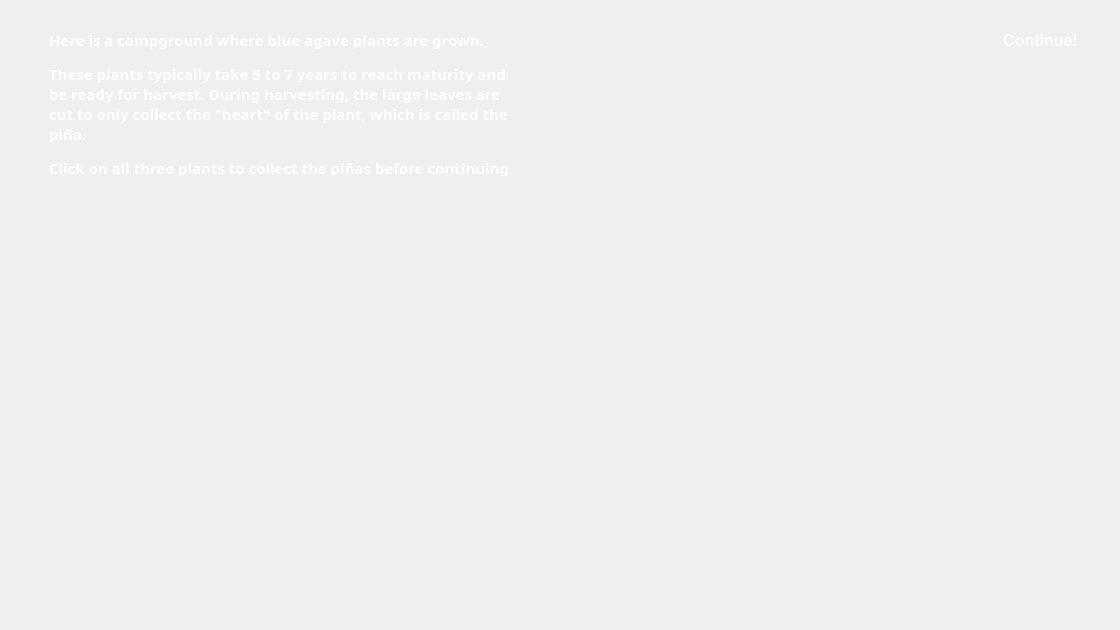
<?xml version="1.0" encoding="UTF-8"?>
<ui version="4.0">
 <class>MexicoHarvest</class>
 <widget class="QWidget" name="MexicoHarvest">
  <property name="geometry">
   <rect>
    <x>0</x>
    <y>0</y>
    <width>1120</width>
    <height>630</height>
   </rect>
  </property>
  <property name="windowTitle">
   <string>Form</string>
  </property>
  <widget class="QLabel" name="background">
   <property name="geometry">
    <rect>
     <x>0</x>
     <y>0</y>
     <width>1121</width>
     <height>631</height>
    </rect>
   </property>
   <property name="text">
    <string/>
   </property>
   <property name="pixmap">
    <pixmap resource="Pictures.qrc">:/Resources/mexicoharvestblur.png</pixmap>
   </property>
   <property name="scaledContents">
    <bool>true</bool>
   </property>
  </widget>
  <widget class="QLabel" name="info">
   <property name="geometry">
    <rect>
     <x>40</x>
     <y>20</y>
     <width>491</width>
     <height>161</height>
    </rect>
   </property>
   <property name="font">
    <font>
     <family>Trebuchet MS</family>
     <pointsize>11</pointsize>
     <bold>false</bold>
    </font>
   </property>
   <property name="styleSheet">
    <string notr="true">color: white;
background: qlineargradient(
        x1:0, y1:0, x2:0, y2:1,
        stop:0 rgba(100, 100, 100, 100),
        stop:1 rgba(30, 30, 30, 220)
    );    
border-radius: 20px;
padding: 5px;</string>
   </property>
   <property name="text">
    <string>&lt;html&gt;&lt;head/&gt;&lt;body&gt;&lt;p&gt;&lt;span style=&quot; font-weight:700;&quot;&gt;Here is a campground where blue agave plants are grown. &lt;/span&gt;&lt;/p&gt;&lt;p&gt;&lt;span style=&quot; font-weight:700;&quot;&gt;These plants typically take 5 to 7 years to reach maturity and be ready for harvest. During harvesting, the large leaves are cut to only collect the &amp;quot;heart&amp;quot; of the plant, which is called the piña.&lt;/span&gt;&lt;/p&gt;&lt;p&gt;&lt;span style=&quot; font-weight:700;&quot;&gt;Click on all three plants to collect the piñas before continuing.&lt;/span&gt;&lt;/p&gt;&lt;/body&gt;&lt;/html&gt;</string>
   </property>
   <property name="alignment">
    <set>Qt::AlignmentFlag::AlignLeading|Qt::AlignmentFlag::AlignLeft|Qt::AlignmentFlag::AlignTop</set>
   </property>
   <property name="wordWrap">
    <bool>true</bool>
   </property>
  </widget>
  <widget class="QLabel" name="agave2">
   <property name="geometry">
    <rect>
     <x>280</x>
     <y>230</y>
     <width>471</width>
     <height>431</height>
    </rect>
   </property>
   <property name="text">
    <string/>
   </property>
   <property name="pixmap">
    <pixmap resource="Pictures.qrc">:/Resources/agaveplant.png</pixmap>
   </property>
   <property name="scaledContents">
    <bool>true</bool>
   </property>
  </widget>
  <widget class="QLabel" name="agave3">
   <property name="geometry">
    <rect>
     <x>630</x>
     <y>90</y>
     <width>491</width>
     <height>461</height>
    </rect>
   </property>
   <property name="styleSheet">
    <string notr="true">border: none; padding: 0px; margin: 0px;</string>
   </property>
   <property name="text">
    <string/>
   </property>
   <property name="pixmap">
    <pixmap resource="Pictures.qrc">:/Resources/agaveplant.png</pixmap>
   </property>
   <property name="scaledContents">
    <bool>true</bool>
   </property>
  </widget>
  <widget class="QLabel" name="agave1">
   <property name="geometry">
    <rect>
     <x>-80</x>
     <y>160</y>
     <width>491</width>
     <height>481</height>
    </rect>
   </property>
   <property name="text">
    <string/>
   </property>
   <property name="pixmap">
    <pixmap resource="Pictures.qrc">:/Resources/agaveplant.png</pixmap>
   </property>
   <property name="scaledContents">
    <bool>true</bool>
   </property>
  </widget>
  <widget class="QPushButton" name="agave1btn">
   <property name="geometry">
    <rect>
     <x>70</x>
     <y>400</y>
     <width>191</width>
     <height>131</height>
    </rect>
   </property>
   <property name="styleSheet">
    <string notr="true">background: transparent; border: none; </string>
   </property>
   <property name="text">
    <string/>
   </property>
   <property name="flat">
    <bool>true</bool>
   </property>
  </widget>
  <widget class="QPushButton" name="agave2btn">
   <property name="geometry">
    <rect>
     <x>420</x>
     <y>440</y>
     <width>191</width>
     <height>131</height>
    </rect>
   </property>
   <property name="styleSheet">
    <string notr="true">background: transparent; border: none; padding: 0px; margin: 0px;</string>
   </property>
   <property name="text">
    <string/>
   </property>
   <property name="flat">
    <bool>true</bool>
   </property>
  </widget>
  <widget class="QPushButton" name="agave3btn">
   <property name="geometry">
    <rect>
     <x>770</x>
     <y>330</y>
     <width>191</width>
     <height>131</height>
    </rect>
   </property>
   <property name="styleSheet">
    <string notr="true">background: transparent; border: none; padding: 0px; margin: 0px; outline: none;</string>
   </property>
   <property name="text">
    <string/>
   </property>
   <property name="flat">
    <bool>true</bool>
   </property>
  </widget>
  <widget class="QPushButton" name="continueBtn">
   <property name="enabled">
    <bool>true</bool>
   </property>
   <property name="geometry">
    <rect>
     <x>980</x>
     <y>20</y>
     <width>121</width>
     <height>41</height>
    </rect>
   </property>
   <property name="styleSheet">
    <string notr="true">QPushButton {
    /* Base style */
    color: white;
    background-color: qlineargradient(
        x1: 0, y1: 0, 
        x2: 0, y2: 1, 
        stop: 0 #5cb85c, 
        stop: 1 #4cae4c);
    border: none;
    border-radius: 10px;
    padding: 8px 16px;
    font-size: 16px;
    font-weight: bold;
}

QPushButton:hover {
    /* Slightly brighter on hover */
    background-color: qlineargradient(
        x1: 0, y1: 0, 
        x2: 0, y2: 1, 
        stop: 0 #66bb6a, 
        stop: 1 #43a047);
}

QPushButton:pressed {
    /* Darker when pressed */
    background-color: qlineargradient(
        x1: 0, y1: 0, 
        x2: 0, y2: 1, 
        stop: 0 #43a047, 
        stop: 1 #388e3c);
}

QPushButton:disabled {
	background-color: rgba(44, 44, 44, 50)
}
</string>
   </property>
   <property name="text">
    <string>Continue!</string>
   </property>
  </widget>
  <zorder>background</zorder>
  <zorder>info</zorder>
  <zorder>agave1</zorder>
  <zorder>agave3</zorder>
  <zorder>agave2</zorder>
  <zorder>agave1btn</zorder>
  <zorder>agave2btn</zorder>
  <zorder>agave3btn</zorder>
  <zorder>continueBtn</zorder>
 </widget>
 <resources>
  <include location="Pictures.qrc"/>
 </resources>
 <connections/>
</ui>
